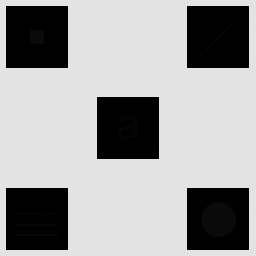
#> input picture Imagen_con_detalles_escondidos.tif, 256 x 256 px
$ python ej1.py
#> lines starting #> are read from the running program, lines starting #| are printed output that depends on the picture
import matplotlib.pyplot as plt
import numpy as np
import cv2
from typing import *

def EcualizacionHistogramaLocal(Imagen: np.ndarray, Ventana: Tuple[int,int]) -> np.ndarray:
    """
    Realiza un ecualizado de histograma local a la imagen. Tambien aplica medianBlur para el
    ruido.

    Recibe:
    Imagen: array de la imagen.
    Ventana: tupla con el alto y ancho de la ventana.

    Devuelve:
    CopiaImagen: array de la imagen con el ecualizado reailizado.
    """
    CopiaImagen = Imagen.copy()

    AltoImagen, AnchoImagen = CopiaImagen.shape
    AltoVentana, AnchoVentana = Ventana

    BordeSupInf = AltoVentana // 2
    BordeDerIzq = AnchoVentana // 2

    CopiaImagen = cv2.copyMakeBorder(CopiaImagen, BordeSupInf, BordeSupInf, BordeDerIzq, BordeDerIzq, cv2.BORDER_REPLICATE)

    for I in range(0, AltoImagen, AltoVentana):
        for J in range(0, AnchoImagen, AnchoVentana):
            Roi = CopiaImagen[I:I+AltoVentana,J:J+AnchoVentana]

            CopiaImagen[I:I+AltoVentana, J:J+AnchoVentana] = cv2.equalizeHist(Roi)

    CopiaImagen = cv2.medianBlur(CopiaImagen, 3)

    return CopiaImagen

ImagenConDetallesEscondidos = cv2.imread("Imagen_con_detalles_escondidos.tif", cv2.IMREAD_GRAYSCALE)
#> ImagenConDetallesEscondidos is the input picture: shape (256, 256); min 0, max 228, mean 160.7

ImagenEcualizadoGlobal = cv2.equalizeHist(ImagenConDetallesEscondidos)
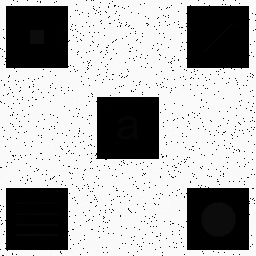
#> ImagenEcualizadoGlobal: shape (256, 256); min 0, max 255, mean 172.2

plt.imshow(ImagenEcualizadoGlobal, cmap = 'gray')
plt.show()

TamanosVentanas = [2, 16, 40, 100]

fig, axes = plt.subplots(1, 4, figsize = (18, 5))
for Indice, Ventana in enumerate(TamanosVentanas):
    ImagenEcualizadoLocal = EcualizacionHistogramaLocal(ImagenConDetallesEscondidos, (Ventana, Ventana))

    axes[Indice].imshow(ImagenEcualizadoLocal, cmap = 'gray')
#> this loop made 4 passes
#> pass 1, in EcualizacionHistogramaLocal, `CopiaImagen = cv2.medianBlur(CopiaImagen, 3)`:
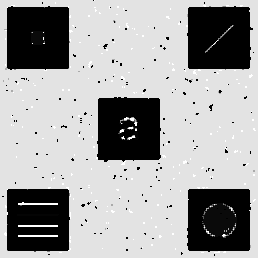
#> CopiaImagen: shape (258, 258); min 0, max 255, mean 161.9
#> pass 2, in EcualizacionHistogramaLocal (call 2), `CopiaImagen = cv2.copyMakeBorder(CopiaImagen, BordeSupInf, BordeSupInf..`:
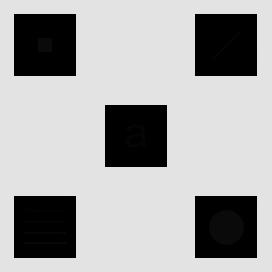
#> CopiaImagen: shape (272, 272); min 0, max 228, mean 168.2
#> pass 2, in EcualizacionHistogramaLocal (call 2), `CopiaImagen = cv2.medianBlur(CopiaImagen, 3)`:
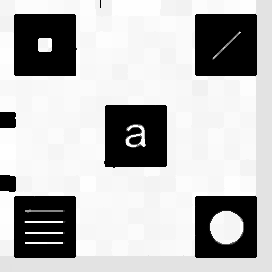
#> CopiaImagen: shape (272, 272); min 0, max 255, mean 185.4

plt.show()
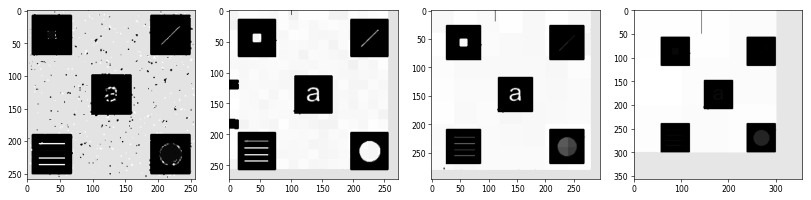
#> figure drawn by matplotlib, 4 panels

ImagenEcualizadoLocal = EcualizacionHistogramaLocal(ImagenConDetallesEscondidos, (16,16))
#> after the loop in EcualizacionHistogramaLocal (call 5), `for I in range(0, AltoImagen, AltoVentana):`:
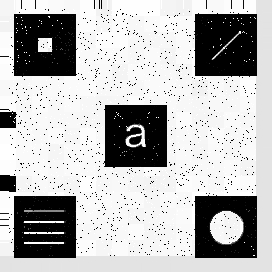
#> CopiaImagen: shape (272, 272); min 0, max 255, mean 182.1

plt.imshow(ImagenEcualizadoLocal, cmap = "gray")
plt.show()

print("""Objetos y detalles ocultos identificados:
    Al aplicar la ecualización local del histograma Imagen_con_objetos_ocultos.tiff,
    se divisan, dentro de las 5 regiones oscuras, objetos cuyos niveles de gris eran
    indistinguibles del fondo. En la esquina superior derecha se distingue una línea
    oblicua hacia la derecha de manera ascendente. En la esquina inferior derecha
    vemos un circulo. En la esquina inferior izquierda se visualizan 4 líneas horizontales
    como si fueran renglones. En la esquina superior izquierda figura un cuadrado y
    por último, en el centro una letra ¨a¨ mínuscula """)
print(""" Análisis de la influencia del tamaño de las ventanas
    Ventanas reducidas (ej: 2x2) :
    Al abarcar muy pocos píxeles, el histograma local se distribuye sobre un rango
    estrecho, amplificando el ruido de alta frecuencia y produciendo un marcado
    efecto de cuadrícula sin definir adecuadamente las formas.
    Ventanas de tamaño intermedio (ej: 40x40):
    Permiten capturar la variación local suficiente para realzar los objetos ocultos
    manteniendo su morfología y preservando un contraste suave y continuo respecto
    de su entorno.
    Ventanas de gran tamaño (ej: 100x100):
    Cuanto más crece la ventana el histograma local tiende a parecerse más
    al histograma global de la imagen total. A su vez, se pierde la capacidad de
    discriminar contrastes tenues en regiones oscuras. El resultado converge al obtenido
    por cv2.equalizeHist() global. """)
